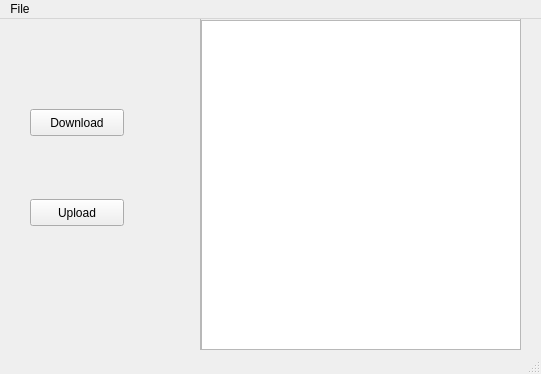
<?xml version="1.0" encoding="UTF-8"?>
<ui version="4.0">
 <class>MainWindow</class>
 <widget class="QMainWindow" name="MainWindow">
  <property name="geometry">
   <rect>
    <x>0</x>
    <y>0</y>
    <width>541</width>
    <height>374</height>
   </rect>
  </property>
  <property name="windowTitle">
   <string>MainWindow</string>
  </property>
  <widget class="QWidget" name="centralwidget">
   <widget class="QPushButton" name="pushButton">
    <property name="geometry">
     <rect>
      <x>30</x>
      <y>90</y>
      <width>94</width>
      <height>27</height>
     </rect>
    </property>
    <property name="text">
     <string>Download</string>
    </property>
   </widget>
   <widget class="QPushButton" name="pushButton_2">
    <property name="geometry">
     <rect>
      <x>30</x>
      <y>180</y>
      <width>94</width>
      <height>27</height>
     </rect>
    </property>
    <property name="text">
     <string>Upload</string>
    </property>
   </widget>
   <widget class="QScrollArea" name="scrollArea">
    <property name="geometry">
     <rect>
      <x>200</x>
      <y>-10</y>
      <width>321</width>
      <height>341</height>
     </rect>
    </property>
    <property name="widgetResizable">
     <bool>true</bool>
    </property>
    <widget class="QWidget" name="scrollAreaWidgetContents">
     <property name="geometry">
      <rect>
       <x>0</x>
       <y>0</y>
       <width>319</width>
       <height>339</height>
      </rect>
     </property>
     <widget class="QTextEdit" name="textEdit">
      <property name="geometry">
       <rect>
        <x>0</x>
        <y>10</y>
        <width>321</width>
        <height>331</height>
       </rect>
      </property>
     </widget>
    </widget>
   </widget>
  </widget>
  <widget class="QStatusBar" name="statusbar"/>
  <widget class="QMenuBar" name="menubar">
   <property name="geometry">
    <rect>
     <x>0</x>
     <y>0</y>
     <width>541</width>
     <height>25</height>
    </rect>
   </property>
   <widget class="QMenu" name="menuFile">
    <property name="title">
     <string>File</string>
    </property>
    <addaction name="actionOpen"/>
   </widget>
   <addaction name="menuFile"/>
  </widget>
  <action name="actionOpen">
   <property name="text">
    <string>Open</string>
   </property>
  </action>
 </widget>
 <resources/>
 <connections/>
</ui>
